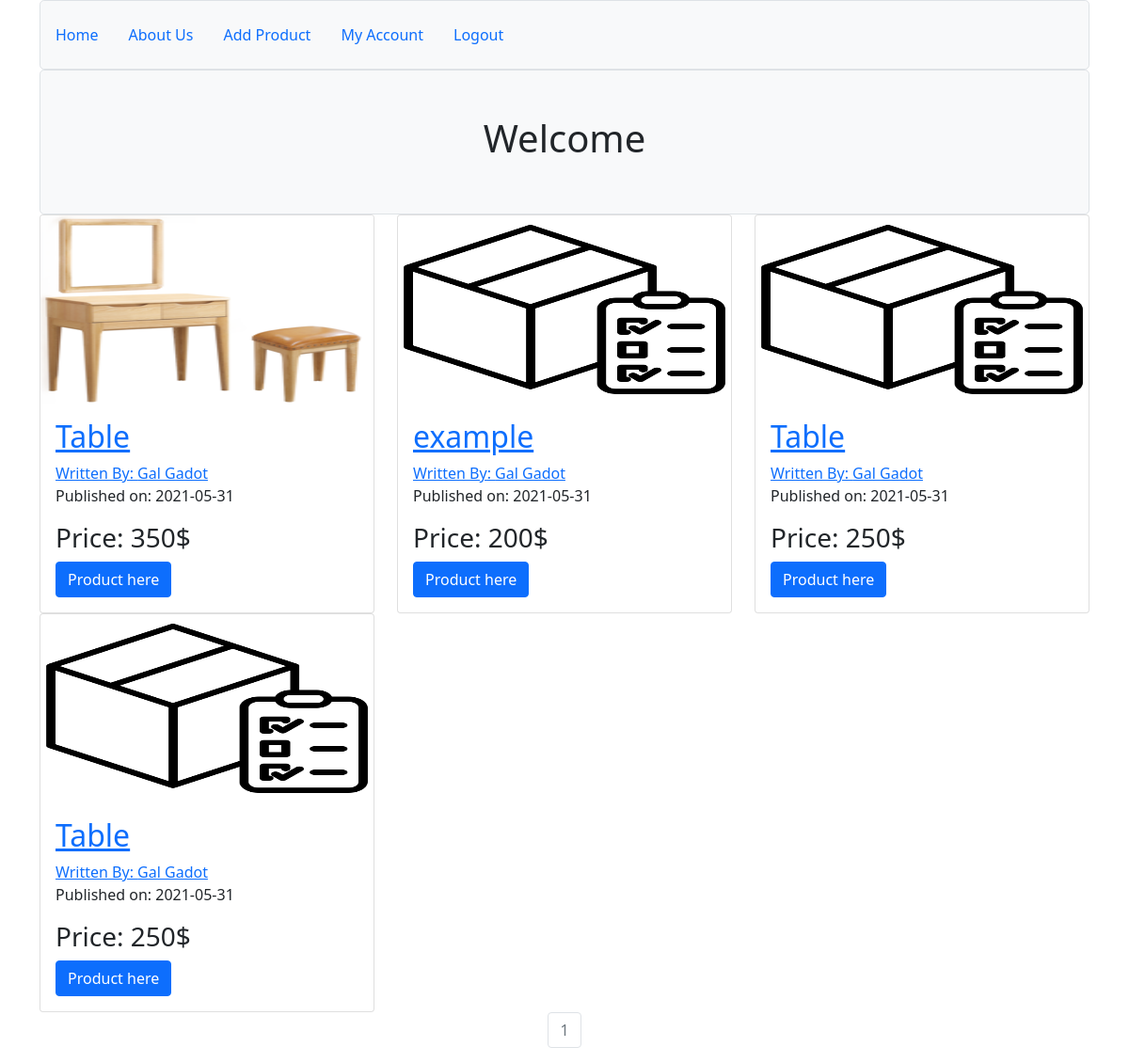
Page /home (signed in) on the committed database.
### myproject/modles.py (models this page shows, shortened)
class Product(db.Model, UserMixin):
    users = db.relationship(User)
    id = db.Column(db.Integer, primary_key=True)
    user_id = db.Column(db.Integer, db.ForeignKey('users.id'), nullable=False)
    product_name = db.Column(db.String(64), nullable=False)
    product_info = db.Column(db.Text, nullable=False)
    product_price = db.Column(db.String(64), nullable=False)
    product_image = db.Column(db.String(128), nullable=False, default='default_product_image.png')
    date = db.Column(db.DateTime, nullable=False, default=datetime.utcnow)

class User(db.Model, UserMixin):
    __tablename__ = 'users'
    id = db.Column(db.Integer, primary_key=True)
    name = db.Column(db.String(64))
    surname = db.Column(db.String(64))
    phone = db.Column(db.Integer, unique=True, index=True)
    email = db.Column(db.String(128), unique=True, index=True)
    profile_image = db.Column(db.String(128), nullable=False, default='default_profile_image.png')
    password_hash = db.Column(db.String(128))
    products = db.relationship('Product', backref='author', lazy=True)

### myproject/core/views.py (the view)
@core.route('/')
@core.route('/home')
def index():
    page = request.args.get('page',1,type=int)
    product_posts = Product.query.order_by(Product.date.desc()).paginate(page=page,per_page=5)
    return render_template('index.html', product_posts=product_posts)

### myproject/modles.py (called while the page is built)
@login_manager.user_loader
def load_user(user_id):
    return User.query.get(user_id)

### myproject/templates/index.html (shortened to what this page needs)
{% extends 'base.html' %}
{% block content %}
    <div class="col">
        <div class="h-100 p-5 bg-light border rounded-3 text-center">
            <h1>Welcome</h1>
        </div>
    </div>
    <div class="row justify-content-between">
        {% for post in product_posts.items%}
            <div class="col-4">
                <div class="card">
                    <img src="{{url_for('static', filename='product_pics/'+post.product_image)}}" class="card-img-top" height="200px">
                    <div class="card-body">
                        <h2>
                            <a class="card-title" href="{{url_for('products.product', product_id=post.id)}}">{{post.product_name}}</a>
                        </h2>
                        <a href="{{url_for('users.user_posts', email=post.author.email)}}">Written By: {{post.author.name}} {{post.author.surname}}</a>
                        <p>Published on: {{post.date.strftime('%Y-%m-%d')}}</p>
                        <h3>Price: {{post.product_price}}</h3>
                        <a href="{{url_for('products.product', product_id=post.id)}}" class="btn btn-primary">Product here</a>
                    </div>
                </div>
            </div>
        {% endfor %}
    </div>
    <nav aria-label="Page Navigation example">
        <ul class="pagination justify-content-center">
            {% for page_num in product_posts.iter_pages(left_edge=1,right_edge=1,left_current=1,right_current=2) %}
                {% if product_posts.page == page_num %}
                    <li class="page-item disabled">
                        <a class="page-link" href="url_for('core.index', page=page_num)">{{page_num}}</a>
                    </li>
                {% else %}
                    <li class="page-item">
                        <a class="page-link" href="url_for('core.index', page=page_num)">{{page_num}}</a>
                    </li>
                {% endif %}
            {% endfor %}
        </ul>
    </nav>
{% endblock %}

### rows in the picture
Product: product_image (picture), product_name "Table", author.name "Gal", author.surname "Gadot", date "2021-05-31", product_price "350$"
Product: product_image (placeholder picture), product_name "example", author.name "Gal", author.surname "Gadot", date "2021-05-31", product_price "200$"
Product: product_image (placeholder picture), product_name "Table", author.name "Gal", author.surname "Gadot", date "2021-05-31", product_price "250$"
Product: product_image (placeholder picture), product_name "Table", author.name "Gal", author.surname "Gadot", date "2021-05-31", product_price "250$"

### other values in the picture
{{ page_num }} "1"
